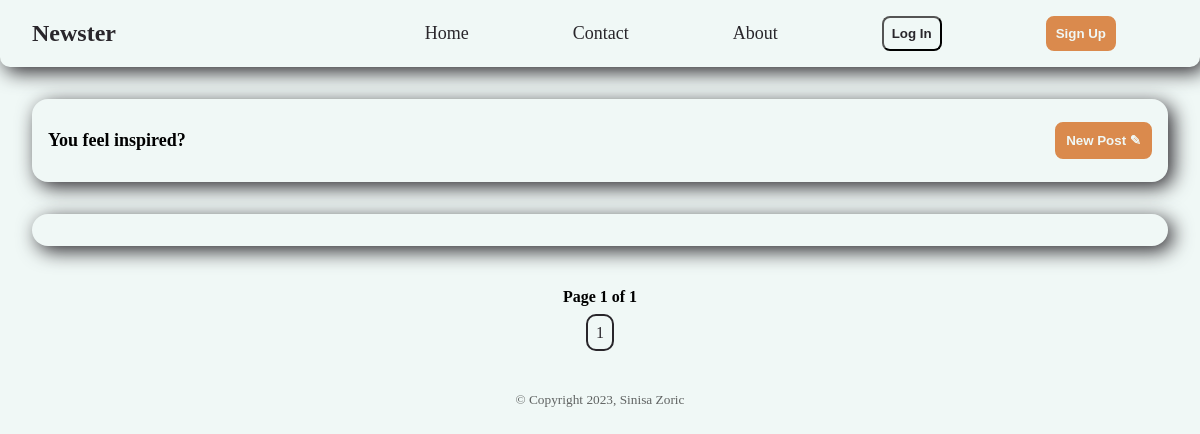
Before: / with the older database file.
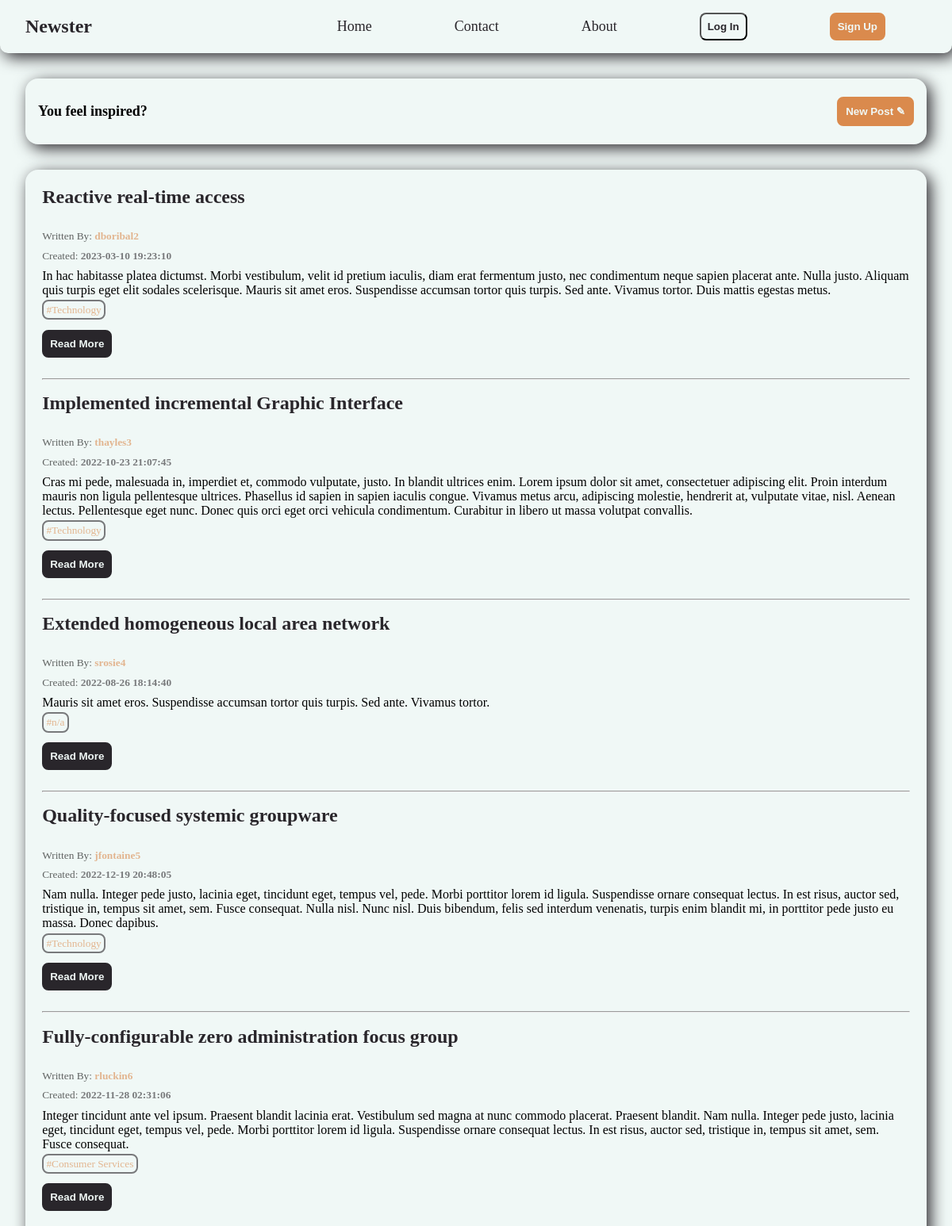
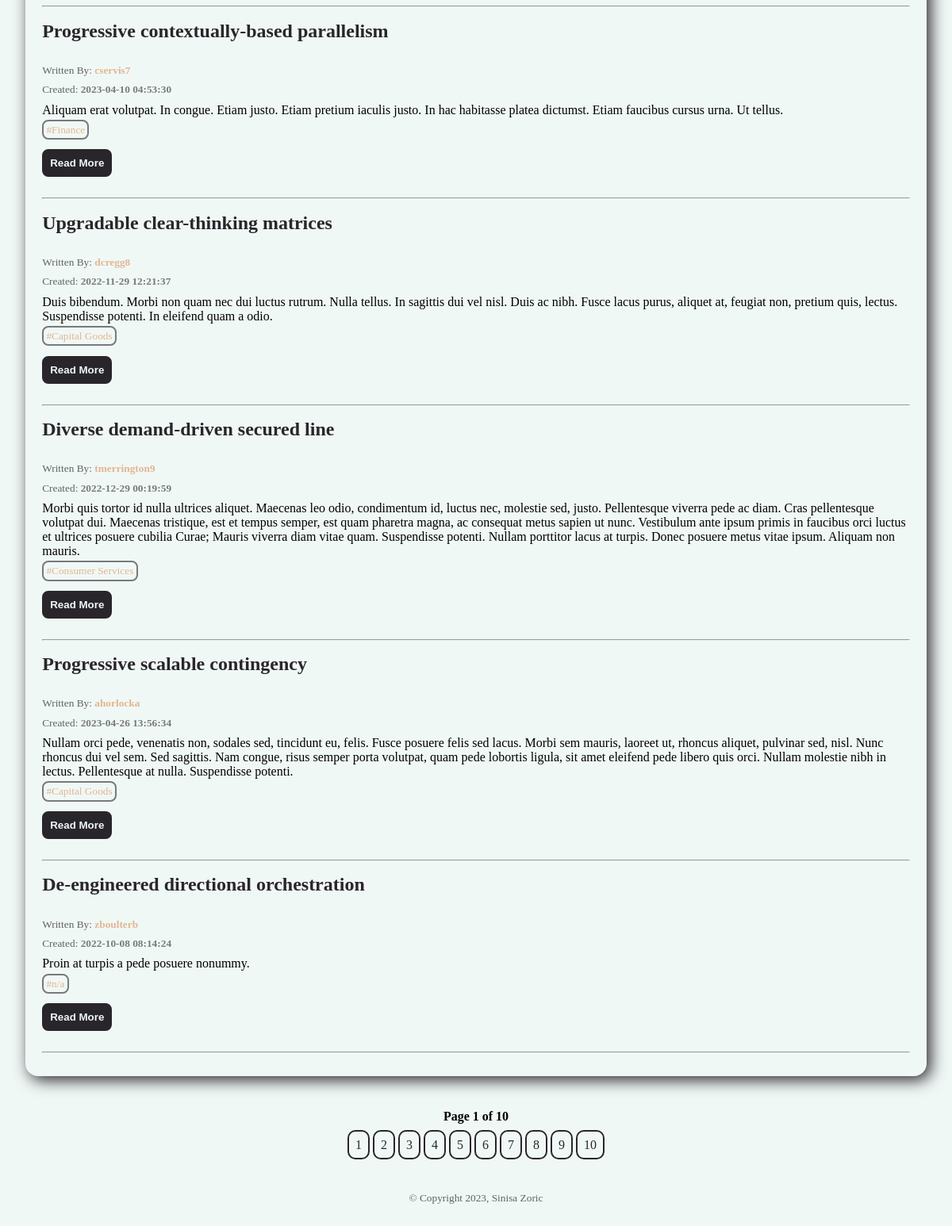
After: the same page with the newer database file (2 pictures, top to bottom).
### tables this page shows
CREATE TABLE `posts` (
  `id` int NOT NULL,
  `title` varchar(255) NOT NULL,
  `content` text NOT NULL,
  `tag` varchar(50) NOT NULL,
  `category_id` int NOT NULL,
  `created` datetime NOT NULL,
  `modified` timestamp NOT NULL DEFAULT CURRENT_TIMESTAMP,
  `user_id` int NOT NULL
);

CREATE TABLE `users` (
  `id` int NOT NULL,
  `username` varchar(50) NOT NULL,
  `email` varchar(50) NOT NULL,
  `password` varchar(50) NOT NULL,
  `created` datetime NOT NULL
);

### dist/views/postView.php (the view, shortened to what this page needs)
<?php while ($row = mysqli_fetch_array($result)) { ?>
        <tr>
                <td>
                        <h2><a href="<?php echo "/news-website/pages/news.php?post=" . $row['id'] ?>"><?php echo $row['title'] ?></a></h2>
                </td>
        </tr>
        <tr>
                <td><small>Written By: <strong class="author"><?php echo $row['author'] ?></strong>
        <tr>
                <td><small>Created: <strong class="created""><?php echo $row['created'] ?></strong></small></td></tr></small></td>
</tr>
<tr>
        <td>
    <p><?php echo $row['content'] ?></p>
        </td>
</tr>
<tr>
<td><small class=" tag">#<?php echo $row['tag'] ?></small></td>
        </tr>
        <tr>
                <td><a href="<?php echo "/news-website/pages/news.php?post=" . $row['id'] ?>">
                                <button class="btn-read-more">Read More</button></a><br><br>
                        <hr>
                </td>
        </tr>
<?php
}
?>

### pages/header.php (shortened to what this page needs)
<?php
$loggedIn = isset($_SESSION['username']);
$current = ($curPageName = substr($_SERVER["SCRIPT_NAME"], strrpos($_SERVER["SCRIPT_NAME"], "/") + 1) == "index.php") ? '<a href="#"><h2>Newster</h2></a>' : '<a href="../index.php"><h2>Newster</h2></a>';
$home = ($curPageName = substr($_SERVER["SCRIPT_NAME"], strrpos($_SERVER["SCRIPT_NAME"], "/") + 1) == "index.php") ? '<a href="#">Home</a>' : '<a href="../index.php">Home</a>';
$contact = ($curPageName = substr($_SERVER["SCRIPT_NAME"], strrpos($_SERVER["SCRIPT_NAME"], "/") + 1) == "index.php") ? '<a href="pages/contact.php">Contact</a>' : '<a href="contact.php">Contact</a>';
$about = ($curPageName = substr($_SERVER["SCRIPT_NAME"], strrpos($_SERVER["SCRIPT_NAME"], "/") + 1) == "index.php") ? '<a href="pages/about.php">About</a>' : '<a href="about.php">About</a>';
if ($loggedIn) {
    $logDash = ($curPageName = substr($_SERVER["SCRIPT_NAME"], strrpos($_SERVER["SCRIPT_NAME"], "/") + 1) == "index.php") ? '<a href="../news-website/pages/dashboard.php"><button class="btn-secondary">Profile</button></a>' : '<a href="../pages/dashboard.php"><button class="btn-secondary">Profile</button></a>';
} else {
    $logDash = ($curPageName = substr($_SERVER["SCRIPT_NAME"], strrpos($_SERVER["SCRIPT_NAME"], "/") + 1) == "index.php") ? '<a href="../news-website/pages/login.php"><button class="btn-secondary">Log In</button></a>' : '<a href="../pages/login.php"><button class="btn-secondary">Log In</button></a>';
}
if ($loggedIn) {
    $register = ($curPageName = substr($_SERVER["SCRIPT_NAME"], strrpos($_SERVER["SCRIPT_NAME"], "/") + 1) == "index.php") ? '<a href="../news-website/pages/logout.php"><button class="btn-primary logout">Log Out</button></a>' : '<a href="../pages/logout.php"><button class="btn-primary logout">Log Out</button></a>';
} else {
    $register = ($curPageName = substr($_SERVER["SCRIPT_NAME"], strrpos($_SERVER["SCRIPT_NAME"], "/") + 1) == "index.php") ? '<a href="../news-website/pages/registration.php"><button class="btn-primary register">Sign Up</button></a>' : '<a href="../pages/registration.php"><button class="btn-primary register">Sign Up</button></a>';
}
?>
<html lang="en">
<head>
    <link rel="stylesheet" href="dist/css/main.css">
    <link rel="stylesheet" href="../dist/css/main.css">
</head>
<body>
    <header class="navigation">
        <nav class="navbar" id="navBar">
            <div class="logo">
                <?php echo $current ?>
            </div>
            <div class="nav-items">
                <div class="nav-list">
                    <?php echo $home ?>
                    <?php echo $contact ?>
                    <?php echo $about ?>
                    <?php echo $logDash ?>
                    <?php echo $register ?>
                </div>
            </div>
        </nav>
    </header>

### index.php (shortened to what this page needs)
<?php
include(__DIR__ . '/pages/header.php');
?>
<main>
    <div class="blog-view">
        <?php include(__DIR__ . '/core/pagination.php'); ?>
<?php include(__DIR__ . '/pages/footer.php'); ?>

### dist/views/tableView.php (shortened to what this page needs)
<div class="container">
    <table class="table">
        <tbody>
            <?php include('postView.php'); ?>
        </tbody>
    </table>
    <div class="create-new-post">
        <h2>You feel inspired?</h2>
        <a href="news-website/../pages/post.php"><button class="create-btn">New Post ✎</button></a>
    </div>
</div>

### core/pagination.php (shortened to what this page needs)
<?php
$database = new Database();
$db = $database->getConnection();
$dataTable = "posts";
$results_per_page = 10;
$query = "select * FROM " . $dataTable;
$result = mysqli_query($db, $query);
$number_of_result = mysqli_num_rows($result);
$number_of_page = ceil($number_of_result / $results_per_page);
if (!isset($_GET['page'])) {
    $page = 1;
} else {
    $page = $_GET['page'];
}
$page_first_result = ($page - 1) * $results_per_page;
$query = "SELECT posts.*, users.username AS author FROM " . $dataTable . " INNER JOIN users ON posts.user_id = users.id LIMIT " . $page_first_result . ',' . $results_per_page;
$result = mysqli_query($db, $query);
?>
<?php include(__DIR__ . '/../dist/views/tableView.php'); ?>
<div style="text-align: center; padding: 10px 20px 0px; background: var(--primary-color-light);">
    <strong>Page <?php echo $page . " of " . $number_of_page; ?></strong>
</div>
<br>
<?php include(__DIR__ . '/../dist/views/paginationView.php'); ?>
<br>
</body>
</html>

### dist/views/paginationView.php (shortened to what this page needs)
<div style="text-align: center">
    <?php
    for ($page = 1; $page <= $number_of_page; $page++) { ?>
        <a class="pagination" href="index.php?page=<?php echo $page ?>"><?php echo $page ?></a>
    <?php }  ?>
</div>

### pages/footer.php (shortened to what this page needs)
<footer class="footer" style="display: flex; justify-content: center; padding: 2rem;">
    <small>&copy; Copyright , Sinisa Zoric</small>
</footer>
</body>
</html>

### dist/views/tableView.php (style rules this page uses)
.container { padding: 2rem; display: flex; }
.table { border-radius: 1rem; padding: 2rem; width: 100%; background-color: var(--primary-color-light); filter: drop-shadow(5px 5px 10px var(--accent-color-gray)); }
.create-new-post { background: var(--primary-color-light); filter: drop-shadow(5px 5px 10px var(--accent-color-gray)); border-radius: 1rem; padding: 1rem; margin-left: 2rem; display: flex; flex-direction: column; width: 25%; height: fit-content; }
.create-btn { background: var(--accent-color-orange); color: var(--accent-color-gray); color: var(--primary-color-light); padding: var(--btn-padding); font-weight: bolder; border-radius: 0.5rem; border: solid var(--accent-color-orange); transition: all 0.5s linear; cursor: pointer; width: 100%; }
@media only screen and (max-width: 1200px) { .container { flex-direction: column; } }
@media only screen and (max-width: 1200px) { .table { order: 2; padding: 1rem; } }
@media only screen and (max-width: 1200px) { .create-new-post { order: 1; justify-content: space-between; flex-direction: row; margin-left: 0rem; margin-bottom: 2rem; width: auto; align-items: center; } }
@media only screen and (max-width: 1200px) { .create-new-post>h2 { font-size: 18px; } }

### dist/views/postView.php (style rules this page uses)
td { padding: 0.2rem; }
a { text-decoration: none; color: var(--accent-color-gray); }
small { opacity: 0.6; }
.author { color: var(--accent-color-orange) }
.created { color: var(--accent-color-gray) }
.tag { color: var(--accent-color-orange); border: 2px solid var(--accent-color-gray); padding: 0.2rem; border-radius: 0.5rem; margin-top: 1rem; }
.btn-read-more { border: 2px solid var(--accent-color-gray); border-radius: 0.5rem; background: var(--accent-color-gray); color: var(--primary-color-light); cursor: pointer; padding: var(--btn-padding); margin-top: 0.5rem; font-weight: bolder; transition: all 0.5s linear; }

### dist/views/paginationView.php (style rules this page uses)
.pagination { color: var(--accent-color-gray); background: var(--accent-color-white); text-decoration: none; padding: 0.5rem; border: 2px solid var(--accent-color-gray); border-radius: 10px; transition: all 0.2s linear; }

Changed rows visible on the page:
added posts: title "Reactive real-time access", user.username "dboribal2", created "2023-03-10 19:23:10", content "In hac habitasse platea dictumst. Morbi vestibulum, velit id pretium iaculis, diam erat fermentum justo, nec condimentum neque sapien placerat ante. Nulla justo. Aliquam quis turpis eget elit sodales scelerisque. Mauris sit amet eros. Suspendisse accumsan tortor quis turpis. Sed ante. Vivamus tortor. Duis mattis egestas metus.", tag "Technology"
added posts: title "Implemented incremental Graphic Interface", user.username "thayles3", created "2022-10-23 21:07:45", content "Cras mi pede, malesuada in, imperdiet et, commodo vulputate, justo. In blandit ultrices enim. Lorem ipsum dolor sit amet, consectetuer adipiscing elit. Proin interdum mauris non ligula pellentesque ultrices. Phasellus id sapien in sapien iaculis congue. Vivamus metus arcu, adipiscing molestie, hendrerit at, vulputate vitae, nisl. Aenean lectus. Pellentesque eget nunc. Donec quis orci eget orci vehicula condimentum. Curabitur in libero ut massa volutpat convallis.", tag "Technology"
added posts: title "Extended homogeneous local area network", user.username "srosie4", created "2022-08-26 18:14:40", content "Mauris sit amet eros. Suspendisse accumsan tortor quis turpis. Sed ante. Vivamus tortor.", tag "n/a"
added posts: title "Quality-focused systemic groupware", user.username "jfontaine5", created "2022-12-19 20:48:05", content "Nam nulla. Integer pede justo, lacinia eget, tincidunt eget, tempus vel, pede. Morbi porttitor lorem id ligula. Suspendisse ornare consequat lectus. In est risus, auctor sed, tristique in, tempus sit amet, sem. Fusce consequat. Nulla nisl. Nunc nisl. Duis bibendum, felis sed interdum venenatis, turpis enim blandit mi, in porttitor pede justo eu massa. Donec dapibus.", tag "Technology"
added posts: title "Fully-configurable zero administration focus group", user.username "rluckin6", created "2022-11-28 02:31:06", content "Integer tincidunt ante vel ipsum. Praesent blandit lacinia erat. Vestibulum sed magna at nunc commodo placerat. Praesent blandit. Nam nulla. Integer pede justo, lacinia eget, tincidunt eget, tempus vel, pede. Morbi porttitor lorem id ligula. Suspendisse ornare consequat lectus. In est risus, auctor sed, tristique in, tempus sit amet, sem. Fusce consequat.", tag "Consumer Services"
added posts: title "Progressive contextually-based parallelism", user.username "cservis7", created "2023-04-10 04:53:30", content "Aliquam erat volutpat. In congue. Etiam justo. Etiam pretium iaculis justo. In hac habitasse platea dictumst. Etiam faucibus cursus urna. Ut tellus.", tag "Finance"
added posts: title "Upgradable clear-thinking matrices", user.username "dcregg8", created "2022-11-29 12:21:37", content "Duis bibendum. Morbi non quam nec dui luctus rutrum. Nulla tellus. In sagittis dui vel nisl. Duis ac nibh. Fusce lacus purus, aliquet at, feugiat non, pretium quis, lectus. Suspendisse potenti. In eleifend quam a odio.", tag "Capital Goods"
added posts: title "Diverse demand-driven secured line", user.username "tmerrington9", created "2022-12-29 00:19:59", content "Morbi quis tortor id nulla ultrices aliquet. Maecenas leo odio, condimentum id, luctus nec, molestie sed, justo. Pellentesque viverra pede ac diam. Cras pellentesque volutpat dui. Maecenas tristique, est et tempus semper, est quam pharetra magna, ac consequat metus sapien ut nunc. Vestibulum ante ipsum primis in faucibus orci luctus et ultrices posuere cubilia Curae; Mauris viverra diam vitae quam. Suspendisse potenti. Nullam porttitor lacus at turpis. Donec posuere metus vitae ipsum. Aliquam non mauris.", tag "Consumer Services"
added posts: title "Progressive scalable contingency", user.username "ahorlocka", created "2023-04-26 13:56:34", content "Nullam orci pede, venenatis non, sodales sed, tincidunt eu, felis. Fusce posuere felis sed lacus. Morbi sem mauris, laoreet ut, rhoncus aliquet, pulvinar sed, nisl. Nunc rhoncus dui vel sem. Sed sagittis. Nam congue, risus semper porta volutpat, quam pede lobortis ligula, sit amet eleifend pede libero quis orci. Nullam molestie nibh in lectus. Pellentesque at nulla. Suspendisse potenti.", tag "Capital Goods"
added posts: title "De-engineered directional orchestration", user.username "zboulterb", created "2022-10-08 08:14:24", content "Proin at turpis a pede posuere nonummy.", tag "n/a"
Other visible differences:
$number_of_page: "1" → "10"
new list line: "2"
new list line: "3"
new list line: "4"
new list line: "5"
new list line: "6"
new list line: "7"
new list line: "8"
new list line: "9"
new list line: "10"
